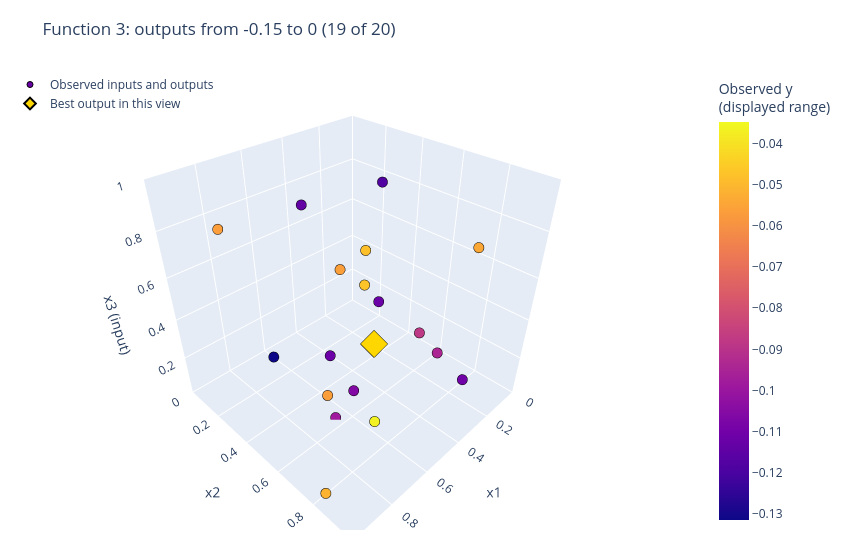

Notebook cell for this chart:
### Code cell
# Filter this display only; calculations and observed ranks retain every observation.
cloud_zoom = plot_observed_input_cloud(
    review["inputs"].to_numpy(), review["outputs"].to_numpy(), output_limits=OUTPUT_ZOOM_LIMITS,
    title=f"Function {FUNCTION_NUMBER}: outputs from {OUTPUT_ZOOM_LIMITS[0]:g} to {OUTPUT_ZOOM_LIMITS[1]:g} ({outputs_in_zoom} of {len(review['data'])})",
    best_label="Best output in this view", **CLOUD_SETTINGS,
    save_to=FIGURES_DIR / "observed-input-cloud-zoom.html",
)
cloud_zoom.show(config={**PLOT_CONFIG, "responsive": CLOUD_SETTINGS["width"] is None})

### Figure 1 — Plotly figure (JSON) as saved in the notebook; plotly's stock layout.template omitted (floating-point values rounded to 4 significant figures)
{"data": [{"customdata": [-0.1121, -0.08796, -0.1114, -0.03484, -0.04801, -0.1106, -0.1139, -0.1315, -0.09419, -0.04695, -0.106, -0.118, -0.03638, -0.05676, -0.05643, -0.05128, -0.05421, -0.05664, -0.09837], "hovertemplate": "x1=%{x:.4f}<br>x2=%{y:.4f}<br>x3=%{z:.4f}<br>Observed y=%{customdata:.4f}<extra></extra>", "marker": {"cmax": -0.03484, "cmin": -0.1315, "color": [-0.1121, -0.08796, -0.1114, -0.03484, -0.04801, -0.1106, -0.1139, -0.1315, -0.09419, -0.04695, -0.106, -0.118, -0.03638, -0.05676, -0.05643, -0.05128, -0.05421, -0.05664, -0.09837], "colorbar": {"title": {"text": "Observed y<br>(displayed range)"}}, "colorscale": [[0.0, "#0d0887"], [0.1111, "#46039f"], [0.2222, "#7201a8"], [0.3333, "#9c179e"], [0.4444, "#bd3786"], [0.5556, "#d8576b"], [0.6667, "#ed7953"], [0.7778, "#fb9f3a"], [0.8889, "#fdca26"], [1.0, "#f0f921"]], "line": {"color": "black", "width": 1}, "size": 6}, "mode": "markers", "name": "Observed inputs and outputs", "type": "scatter3d", "x": [0.1715, 0.2421, 0.5349, 0.4926, 0.1346, 0.3455, 0.6455, 0.7469, 0.1705, 0.2205, 0.666, 0.04681, 0.6001, 0.966, 0.3351, 0.9545, 0.3523, 0.9038, 0.6585], "y": [0.3439, 0.6441, 0.3985, 0.6116, 0.2199, 0.9414, 0.3971, 0.2842, 0.697, 0.2978, 0.672, 0.2314, 0.7251, 0.8611, 0.2575, 0.8195, 0.9308, 0.2689, 0.5582], "z": [0.2487, 0.2724, 0.1734, 0.3402, 0.4582, 0.2694, 0.9198, 0.2263, 0.1492, 0.3436, 0.2463, 0.7706, 0.06609, 0.5668, 0.4595, 0.04216, 0.8498, 0.8752, 0.006012]}, {"customdata": [-0.03484], "hovertemplate": "Best observed y=%{customdata:.4f}<extra></extra>", "marker": {"color": "gold", "line": {"color": "black", "width": 2}, "size": 9, "symbol": "diamond"}, "mode": "markers", "name": "Best output in this view", "type": "scatter3d", "x": [0.4926], "y": [0.6116], "z": [0.3402]}], "layout": {"autosize": false, "height": 560, "legend": {"x": 0, "y": 1}, "margin": {"b": 30, "l": 10, "r": 80, "t": 70}, "scene": {"aspectmode": "cube", "dragmode": "orbit", "xaxis": {"range": [0, 1], "title": {"text": "x1"}}, "yaxis": {"range": [0, 1], "title": {"text": "x2"}}, "zaxis": {"range": [0, 1], "title": {"text": "x3 (input)"}}}, "title": {"text": "Function 3: outputs from -0.15 to 0 (19 of 20)"}, "width": 850}}
